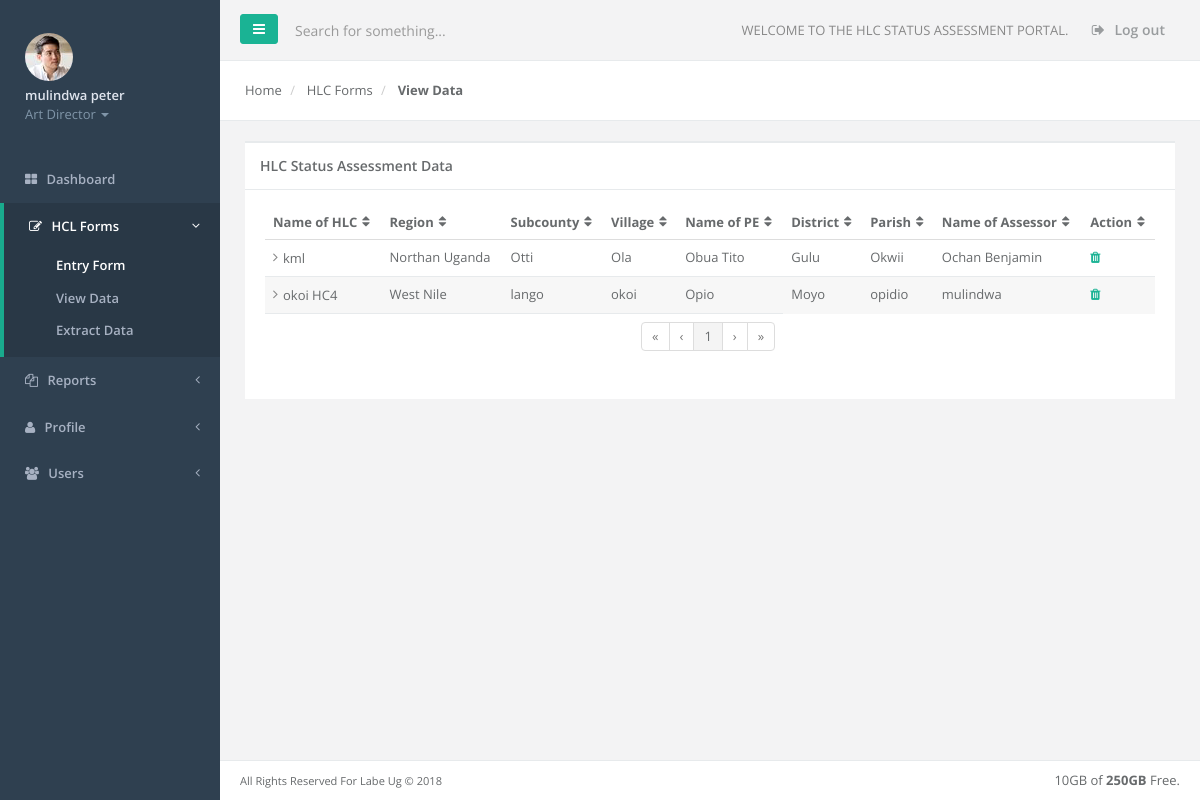
The app's page /view_hlc.php (signed in) with its own data.
### tables this page shows
CREATE TABLE `users` (
  `id` int(11) NOT NULL,
  `username` varchar(54) NOT NULL,
  `password` varchar(64) NOT NULL,
  `salt` varchar(32) NOT NULL,
  `name` varchar(52) NOT NULL,
  `joined` datetime NOT NULL,
  `gp` int(11) NOT NULL
);

CREATE TABLE `hlc_form` (
  `id` int(11) NOT NULL,
  `region` varchar(35) NOT NULL,
  `subcounty` varchar(35) NOT NULL,
  `village` varchar(35) NOT NULL,
  `name_pe` varchar(52) NOT NULL,
  `contact_pe` varchar(25) NOT NULL,
  `date_of_assessment` datetime NOT NULL,
  `district` varchar(35) NOT NULL,
  `parish` varchar(35) NOT NULL,
  `name_hlc` varchar(45) NOT NULL,
  `name_assessor` varchar(35) NOT NULL,
  `contact_assessor` varchar(35) NOT NULL,
  `period` varchar(25) NOT NULL,
  `ecd` int(11) NOT NULL,
  `parenting` int(11) NOT NULL,
  `adult_literacy` int(11) NOT NULL,
  `vsla` int(11) NOT NULL,
  `hlc_granaries` int(11) NOT NULL,
  `swings` int(11) NOT NULL,
  `slide` int(11) NOT NULL,
  `bike_model` int(11) NOT NULL,
  `balancing_log` int(11) NOT NULL,
  `skipping_rope` int(11) NOT NULL,
  `balls` int(11) NOT NULL,
  `extras` int(11) NOT NULL,
  `active_pe` int(11) NOT NULL,
  `active_hlcmc` int(11) NOT NULL,
  `parents` int(11) NOT NULL,
  `community_willingness` int(11) NOT NULL,
  `community_support` int(11) NOT NULL,
  `schools_administration` int(11) NOT NULL,
  `clean_safe` int(11) NOT NULL,
  `latrine_facilities` int(11) NOT NULL,
  `shelter` int(11) NOT NULL,
  `complementary_framework` int(11) NOT NULL,
  `ecd_guide` int(11) NOT NULL,
  `sound_wheel` int(11) NOT NULL,
  `picture_books` int(11) NOT NULL,
  `parenting_charts` int(11) NOT NULL,
  `up_to_date_registers` int(11) NOT NULL,
  `enrolment_register` int(11) NOT NULL,
  `attendance_register` int(11) NOT NULL,
  `visitors_books` int(11) NOT NULL,
  `minute_books` int(11) NOT NULL,
  `action_plan` int(11) NOT NULL,
  `technical_support_book` int(11) NOT NULL,
  `info_file` int(11) NOT NULL,
  `submitted_by` int(11) DEFAULT NULL
);

### classes/Config.php (called while the page is built)
<?php
class Config{
    public static function get($path=null){
        if($path){
            $config=$GLOBALS['config'];
            $path =  explode('/', $path);
            foreach ($path as $bit)
            {
                if(isset($config[$bit]))
                {
                    $config=$config[$bit];
                }
            }
            return $config;
        }
        return false;
    }
}
?>

### classes/DB.php (called while the page is built, shortened)
<?php
class DB {
    private static $_instance = null;
    private $_pdo,
            $_query,
            $_error = false,
            $_result,
            $_options,
            $_dropQuery,
            $_columnName,
            $_ipNumber = null,
            $_count = 0,
            $_ugxAmount,
            $_track_order;
    private function __construct() {
        try {
            $this->_pdo = new PDO('mysql:host=' . Config::get('mysql/host') . ';dbname=' . Config::get('mysql/db'), Config::get('mysql/username'), Config::get('mysql/password'));
        } catch (PDOException $exc) {
            die($exc->getMessage());
        }
    }
    public static function getInstance() {
        if (!isset(self::$_instance)) {
            self::$_instance = new DB();
        }
        return self::$_instance;
    }
    public function query($sql, $params = array()) {
        $this->_error = false;
        if ($this->_query = $this->_pdo->prepare($sql)) {
            $x = 1;
            if (count($params)) {
                foreach ($params as $param) {
                    $this->_query->bindValue($x, $param);
                    $x++;
                }
            }
            if ($this->_query->execute()) {
                $this->_result = $this->_query->fetchAll(PDO::FETCH_OBJ);
                $this->_count = $this->_query->rowCount();
            } else {
                print_r($this->_query->errorInfo());
                $this->_error = true;
            }
        }
        return $this;
    }
    public function action($action, $table, $where = array()) {
        if (count($where) == 3) {
            $operators = array('=', '>', '<', '>=', '<=');
            $field = $where[0];
            $operator = $where[1];
            $value = $where[2];
            if (in_array($operator, $operators)) {
                $sql = "{$action} FROM {$table} WHERE {$field} {$operator} ?";
                if (!$this->query($sql, array($value))->error()) {
                    return $this;
                }
            }
        }
        return false;
    }
    public function get($table, $where) {
        return $this->action("SELECT * ", $table, $where);
    }
    public function results() {
        return $this->_result;
    }
    public function first() {
        return $this->results()[0];
    }
    public function error() {
        return $this->_error;
    }
    public function count() {
        return $this->_count;
    }
}
?>

### classes/User.php (called while the page is built, shortened)
<?php
class User
{
    private $_db,
        $_data,
        $_sessionName, $_isLoggedIn;
    public function __construct($user = null)
    {
        $this->_db = DB::getInstance();
        $this->_sessionName = Config::get('session/session_name');
        if (!$user) {
            if (Session::exists($this->_sessionName)) {
                $user = Session::get($this->_sessionName);
                if ($this->find($user)) {
                    $this->_isLoggedIn = true;
                } else {
                }
            }
        } else {
            $this->find($user);
        }
    }
    public function find($user = null)
    {
        if ($user) {
            $field = (is_numeric($user)) ? 'id' : 'username';
            $data = $this->_db->get('users', array($field, '=', $user));
            if ($data->count()) {
                $this->_data = $data->first();
                return true;
            }
        }
        return false;
    }
    public function data()
    {
        return $this->_data;
    }
}

### classes/Session.php (called while the page is built, shortened)
<?php
class Session
{
    public static function exists($name)
    {
        return (isset($_SESSION[$name])) ? true : false;
    }
    public static function get($name)
    {
        return $_SESSION[$name];
    }
}

### view_hlc.php (the view, shortened to what this page needs)
<?php
 include_once '/templates/header.php';
?>
<body>
<div id="wrapper">
<?php
    include_once '/templates/nav.php';
?>
    <div class="row wrapper border-bottom white-bg page-heading">
        <div class="col-lg-10">
            <ol class="breadcrumb">
                <li>
                    <a href="home.php">Home</a>
                </li>
                <li>
                    <a>HLC Forms</a>
                </li>
                <li class="active">
                    <strong>View Data</strong>
                </li>
            </ol>
        </div>
        <div class="col-lg-2">
        </div>
    </div>
<div class="wrapper wrapper-content animated fadeInRight">
    <div class="row">
        <div class="col-lg-12">
            <div class="ibox float-e-margins">
                <div class="ibox-title">
                    <h5>HLC Status Assessment Data</h5>
                </div>
                <div class="ibox-content">
                    <table class="footable table table-stripped toggle-arrow-tiny">
                        <thead>
                        <tr>
                            <th data-toggle="true">Name of HLC</th>
                            <th>Region</th>
                            <th>Subcounty</th>
                            <th>Village</th>
                            <th>Name of PE</th>
                            <th>District</th>
                            <th>Parish</th>
                            <th>Name of Assessor</th>
                            <th>Action</th>
                        </tr>
                        </thead>
                        <tbody>
                        <?php
                            $hform = DB::getInstance()->query("SELECT * FROM hlc_form ORDER BY date_of_assessment DESC");
                            foreach ($hform->results() as $data) {
                        ?>
                        <tr>
                            <td><?php echo $data->name_hlc; ?></td>
                            <td><?php echo $data->region; ?></td>
                            <td><?php echo $data->subcounty; ?></td>
                            <td><?php echo $data->village; ?></td>
                            <td><?php echo $data->name_pe; ?></td>
                            <td><?php echo $data->district; ?></span></td>
                            <td><?php echo $data->parish; ?></td>
                            <td><?php echo $data->name_assessor; ?></td>
                            <td><a href="#"><i class="fa fa-trash text-navy"></i></a></td>
                        </tr>
                        <?php
                         }
                        ?>
                        </tbody>
                        <tfoot>
                        <tr>
                            <td colspan="5">
                                <ul class="pagination pull-right"></ul>
                            </td>
                        </tr>
                        </tfoot>
                    </table>
                </div>
            </div>
        </div>
    </div>
</div>
<?php
include_once '/templates/footer.php';
?>
</div>
</div>
</body>
</html>

### templates/nav.php (shortened to what this page needs)
<?php
$user = new User();
?>
<nav class="navbar-default navbar-static-side" role="navigation">
<div class="sidebar-collapse">
    <ul class="nav metismenu" id="side-menu">
        <li class="nav-header">
            <div class="dropdown profile-element"> <span>
                    <img alt="image" class="img-circle" src="img/profile_small.jpg" />
                        </span>
                <a data-toggle="dropdown" class="dropdown-toggle" href="#">
                    <span class="clear"> <span class="block m-t-xs"> <strong class="font-bold"><?php echo $user->data()->name; ?></strong>
                        </span> <span class="text-muted text-xs block">Art Director <b class="caret"></b></span> </span> </a>
            </div>
        </li>
        <li>
            <a href="home.php"><i class="fa fa-th-large"></i> <span class="nav-label">Dashboard</span></a>
        </li>
        <li class="active">
            <a href="#"><i class="fa fa-edit"></i> <span class="nav-label">HCL Forms</span><span class="fa arrow"></span></a>
            <ul class="nav nav-second-level">
                <li class="active"><a href="form.php">Entry Form</a></li>
                <li><a href="view_hlc.php">View Data</a></li>
                <li><a href="extract_data.php">Extract Data</a></li>
            </ul>
        </li>
        <li>
            <a href="#"><i class="fa fa-files-o"></i> <span class="nav-label">Reports</span><span class="fa arrow"></span></a>
        </li>
        <li>
            <a href="#"><i class="fa fa-user"></i> <span class="nav-label">Profile</span><span class="fa arrow"></span></a>
        </li>
        <li>
            <a href="#"><i class="fa fa-users"></i> <span class="nav-label">Users</span><span class="fa arrow"></span></a>
        </li>
    </ul>
</div>
</nav>
    <div id="page-wrapper" class="gray-bg">
        <div class="row border-bottom">
        <nav class="navbar navbar-static-top" role="navigation" style="margin-bottom: 0">
        <div class="navbar-header">
            <a class="navbar-minimalize minimalize-styl-2 btn btn-primary " href="#"><i class="fa fa-bars"></i> </a>
            <form role="search" class="navbar-form-custom" action="#">
                <div class="form-group">
                    <input type="text" placeholder="Search for something..." class="form-control" name="top-search" id="top-search">
                </div>
            </form>
        </div>
            <ul class="nav navbar-top-links navbar-right">
                <li>
                    <span class="m-r-sm text-muted welcome-message">WELCOME TO THE HLC STATUS ASSESSMENT PORTAL.</span>
                </li>
                <li>
                    <a href="logout.php">
                        <i class="fa fa-sign-out"></i> Log out
                    </a>
                </li>
            </ul>
        </nav>
        </div>

### records on screen
users: name "mulindwa peter"
hlc_form: name_hlc "kml", region "Northan Uganda", subcounty "Otti", village "Ola", name_pe "Obua Tito", district "Gulu", parish "Okwii", name_assessor "Ochan Benjamin"
hlc_form: name_hlc "okoi HC4", region "West Nile", subcounty "lango", village "okoi", name_pe "Opio", district "Moyo", parish "opidio", name_assessor "mulindwa"
